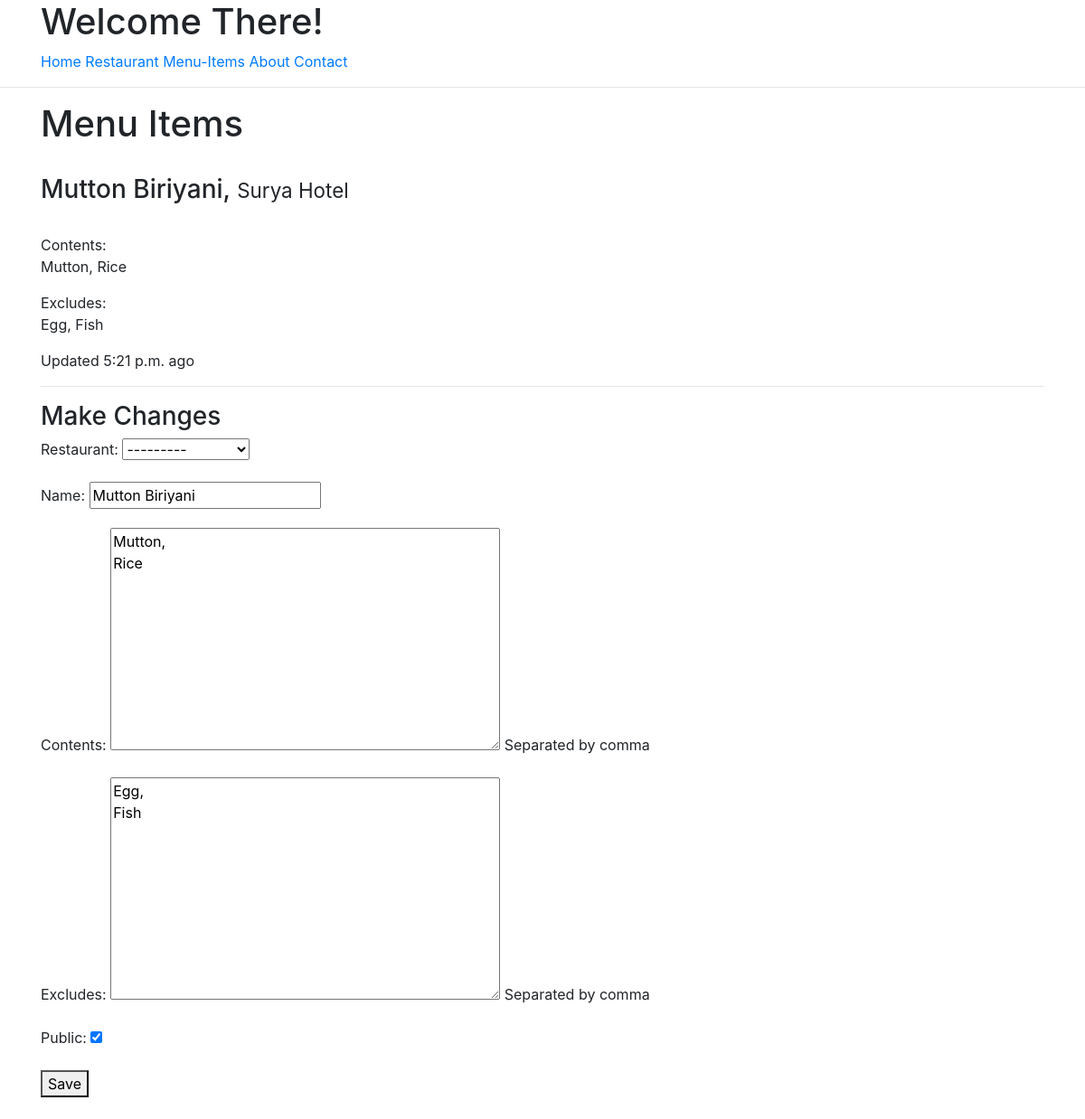
The app's page /menus/2/ (signed in) with its own data.
### menus/models.py (models this page shows, shortened)
class Item(models.Model):
	user = models.ForeignKey(settings.AUTH_USER_MODEL)
	restaurant = models.ForeignKey(Restaurant)
	name = models.CharField(max_length=120)
	contents = models.TextField(help_text='Separated by comma')
	excludes = models.TextField(blank=True,null=True,help_text='Separated by comma')
	public  = models.BooleanField(default=True)
	updated = models.TimeField(auto_now=True)
	timestamp = models.TimeField(auto_now_add=True)
	class Meta:
		ordering = ['-updated','-timestamp']

### restaurants/models.py (models this page shows, shortened)
class Restaurant(models.Model):
	owner     = models.ForeignKey(User)
	name	  = models.CharField(max_length=120)
	location  = models.CharField(max_length=120,null=True,blank=True)
	category  = models.CharField(max_length=120,null=True,blank=True,validators=[validate_category])
	timestamp = models.DateTimeField(auto_now_add=True)
	updated   = models.DateTimeField(auto_now=True)
	my_date   = models.DateField(auto_now=False,auto_now_add=False)
	slug      = models.SlugField(null=True,blank=True)
	def __str__(self):
		return self.name

### menus/views.py (the view)
# urls.py: url(r'^(?P<pk>[\w-]+)/$', ItemUpdateView.as_view(), name='detail')
class ItemUpdateView(LoginRequiredMixin,UpdateView):
	form_class = ItemForm
	login_url = '/login'
	template_name = 'menus/detail-update.html'
	def get_queryset(self):
		return Item.objects.filter(user=self.request.user)
	def get_form_kwargs(self):
		kwargs = super(ItemUpdateView,self).get_form_kwargs()
		kwargs['user'] = self.request.user
		return kwargs
	def get_context_data(self,*args,**kwargs):
		context = super(ItemUpdateView,self).get_context_data(*args,**kwargs)
		name = self.get_object().name
		context['title'] = f'Update Item: {name}'
		return context

### menus/forms.py
class ItemForm(forms.ModelForm):
	class Meta:
		model = Item
		fields = [
			'restaurant',
			'name',
			'contents',
			'excludes',
			'public'
		]
	def __init__(self,user=None,*args,**kwargs):
		print(user)
		super(ItemForm,self).__init__(*args,**kwargs)
		self.fields['restaurant'].queryset = Restaurant.objects.filter(owner=user)

### menus/templates/menus/detail-update.html (shortened to what this page needs)
{% extends "base.html" %}
{% block content %}
<h1>Menu Items</h1><br>
<h3>{{ form.instance.name }}, <small>{{ form.instance.restaurant }}</small></h3><br>
Contents: <p>{{ form.instance.contents }}</p>
Excludes: <p>{{ form.instance.excludes }}</p>
<p>Updated {{ form.instance.updated }} ago</p>
<hr>
<h3>Make Changes</h3>
{% include 'snippets/form.html' with form=form %}
<br>
{% endblock %}

### templates/snippets/form.html (shortened to what this page needs)
<form method='POST'> {% csrf_token %}
	{{ form.as_p }}
	<button type="submit">Save</button>
</form>

### records on screen
Item: instance.name "Mutton Biriyani", instance.restaurant "Surya Hotel", instance.contents "Mutton, Rice", instance.excludes "Egg, Fish", instance.updated "5:21 p.m.", restaurant "---------", contents "Mutton, Rice", excludes "Egg, Fish", public "☑"
Restaurant: name "Mutton Biriyani"
